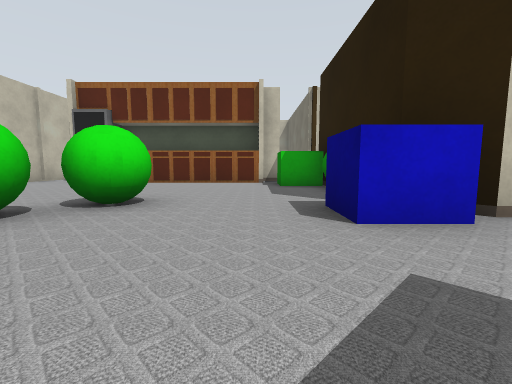
View 1 (above)

20 first-person views from a walk through a robot-simulator world made for Gazebo. The camera is 0.5 m above the floor, tilts 6° down and sees 90° across. Floor lines are 1 m apart. The floor is counted in squares, 1 m on a side. Each view is taken from the middle of a square. On the plan, view 1 faces up. The plan holds only what a view shows up to about 9 squares ahead; the rest is blank. The place goes on beyond the plan. Some surface patterns are stand-ins.

View 2
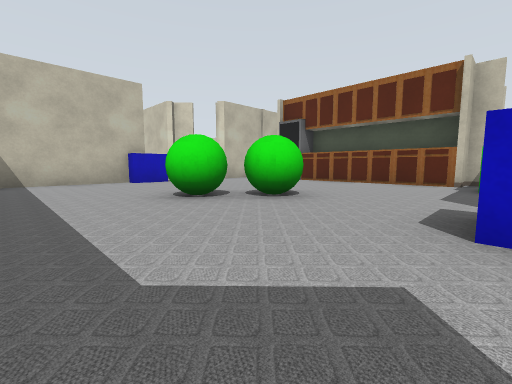

View 3
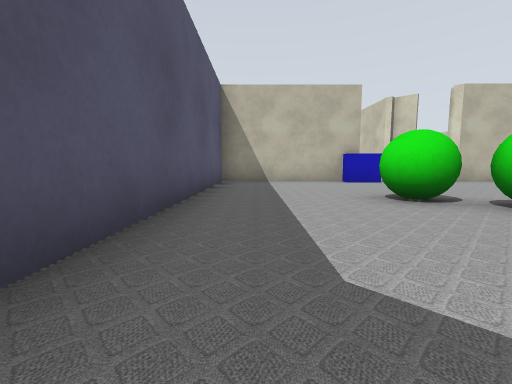

View 4
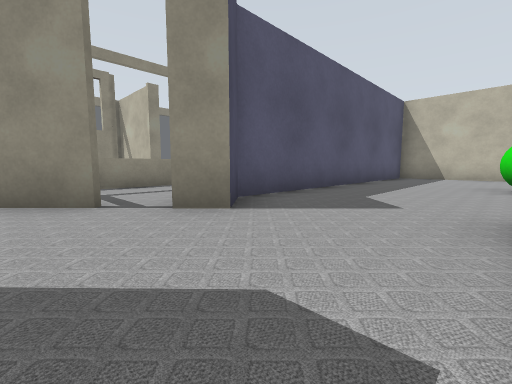

View 5
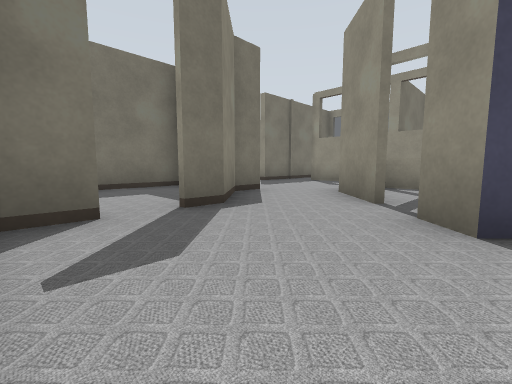

View 6
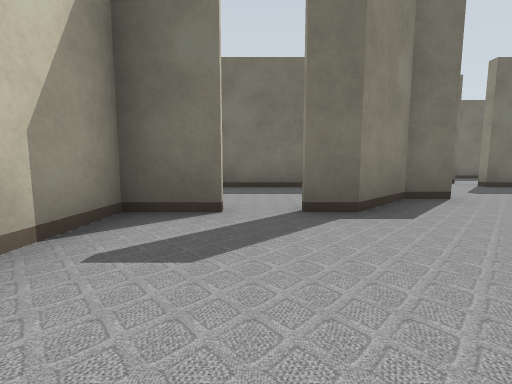

View 7
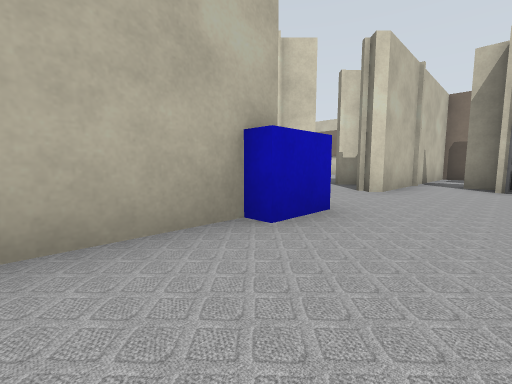

View 8
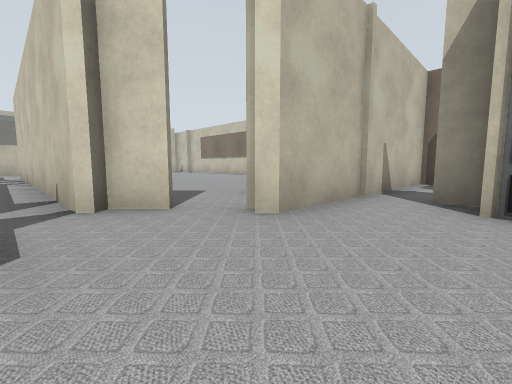

View 9
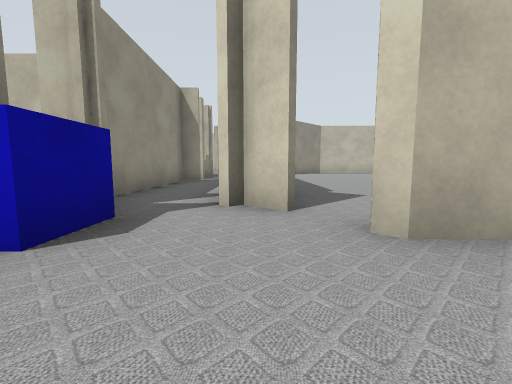

View 10
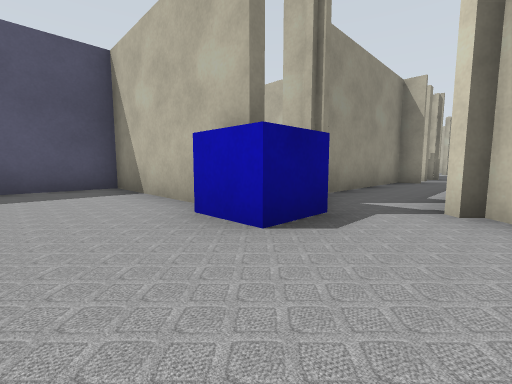

View 11
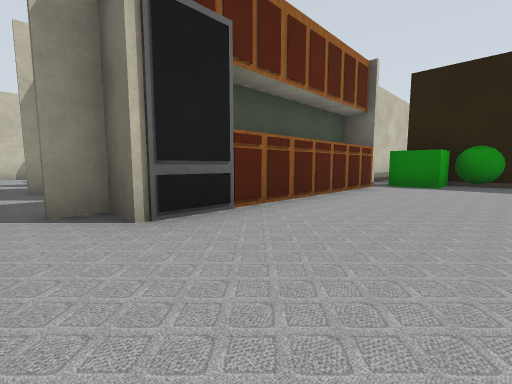

View 12
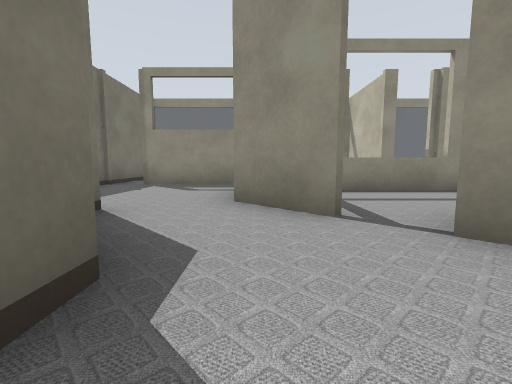

View 13
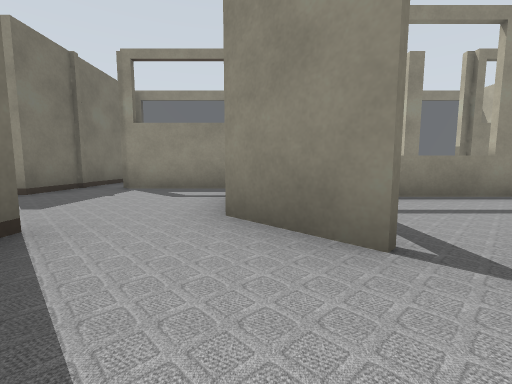

View 14
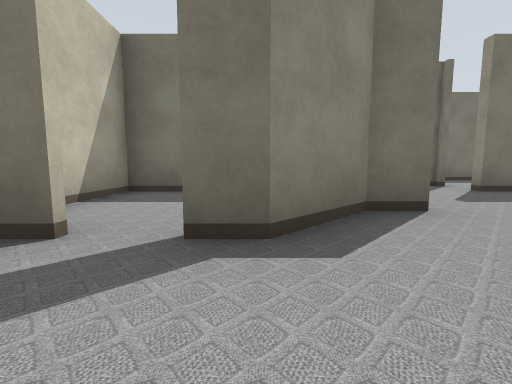

View 15
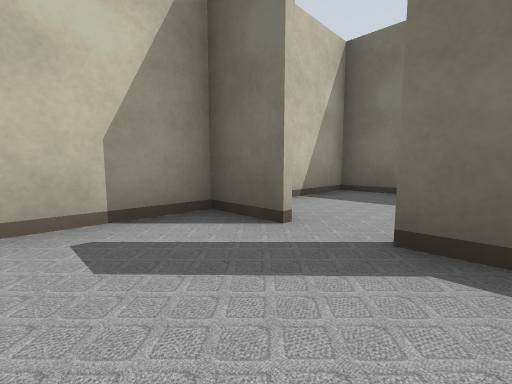

View 16
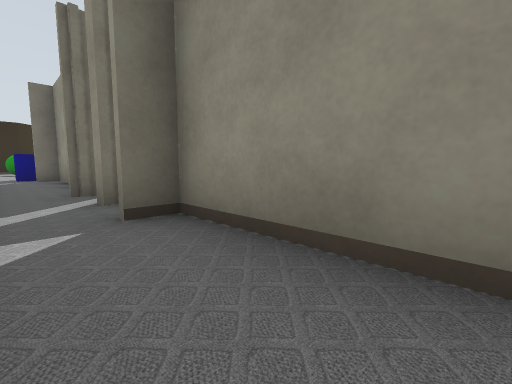

View 17
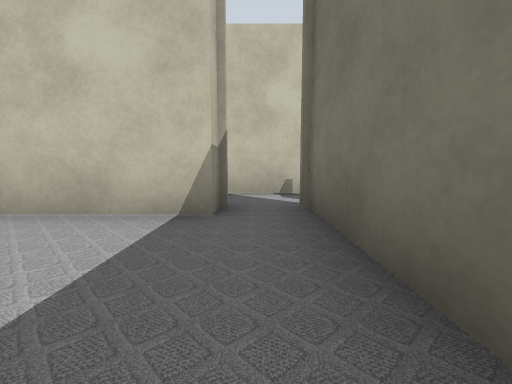

View 18
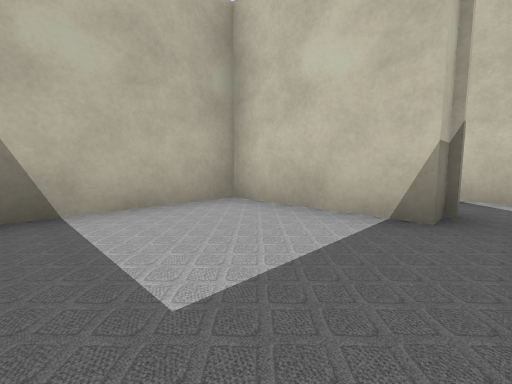

View 19
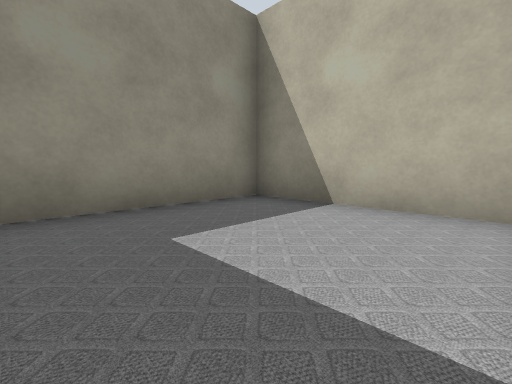

View 20
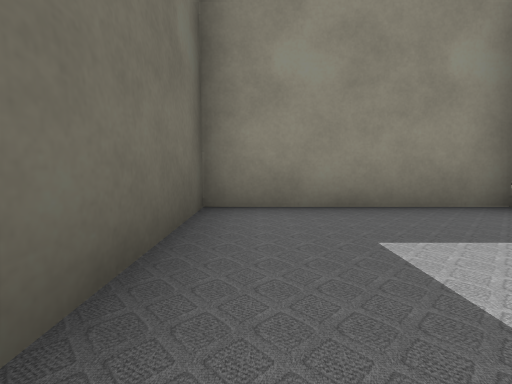

### Floor plan
Points are (right, up) in squares from view 1. A wall is a line through its corners. A room is listed if a view was taken in it or the views show most of it. See-through windows are left out.
Room 1 (views 1, 2, 3, 4, 5, 6, 7, 8, 9, 10, 11, 12, 13, 14, 15)
walls: (0.1, 7.2) (0.1, 8); (0.2, 7.3) (-5.2, 7.3) (-5.2, 8) (-5.8, 8); (0.2, 7.4) (-4.1, 7.4); (0.8, 8) (-4.1, 8) (-4.1, 7.1); (-6.8, 2.6) (-6.8, -1) (1.4, -1) (2.1, -0.3) (2.7, -0.8); (-7.7, 5.4) (-8.3, 4.8); (-8, 3.2) (-8, 2.5); (4, 8) (1.7, 8); (4.7, 1.2) (4.7, 2.4) (2.3, 2.4) (1.7, 3) (1.7, 5.5); (3.2, -1.4) (4.3, -2.5); (-6, 11.8) (-6.8, 11.8) (-6.8, 5.8); (5.8, -2) (5.8, -1.2) (4.7, -0.1) (4.7, 0.5)
ways out: opening at (-8, 4) to room 2; opening at (5, 1) to room 4
objects: blue box (-7, 3); green ball (-3, 2) to (-3, 3); green ball (-2, 3) to (-2, 4); blue box (1, 2) to (1, 3); green box (1, 6) to (2, 7); green ball (2, 6)
Room 2 (view 16)
walls: (-13.1, 2.7) (-8.1, 2.7) (-8.1, 3.2); (-15.4, 3.2) (-15.4, 2.4); (-8.1, 4.5) (-17.4, 4.5); (-18.1, 2.7) (-15.6, 2.7)
ways out: opening at (-8, 4) to room 1; opening at (-15, 3) to room 3
Room 3 (views 17, 18, 19, 20)
walls: (-15.4, 2.4) (-18, 2.4) (-18, -1) (-14.4, -1) (-14.4, 3.1)
ways out: opening at (-15, 3) to room 2
Room 4 (no view inside)
walls: (7.9, -1.2) (7.9, 2.4) (6.1, 2.4)
ways out: opening at (5, 1) to room 1

Where each view was taken, in squares from view 1:
view 1: 0 up, 0 right, facing up
view 2: 0 up, 1 right, facing up-left
view 3: 0 up, 1 right, facing left
view 4: 2 up, 4 right, facing down-left
view 5: 2 up, 2 right, facing down-right
view 6: 1 up, 2 right, facing right
view 7: 1 up, 5 left, facing up-left
view 8: 4 up, 5 left, facing up-left
view 9: 5 up, 5 left, facing left
view 10: 5 up, 5 left, facing down-left
view 11: 5 up, 6 left, facing up-right
view 12: 1 up, 4 right, facing down
view 13: 0 up, 4 right, facing down
view 14: 0 up, 3 right, facing right
view 15: 0 up, 3 right, facing up-right
view 16: 4 up, 18 left, facing down-right
view 17: 0 up, 15 left, facing up
view 18: 0 up, 15 left, facing up-left
view 19: 2 up, 15 left, facing down-left
view 20: 2 up, 15 left, facing down
